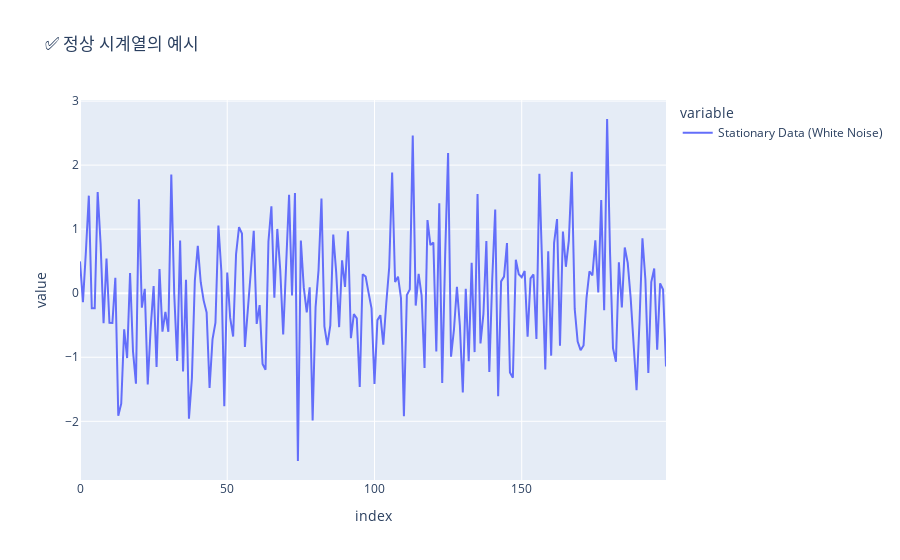

The notebook cell saved with this chart:
### Code cell
# 1. 정상 시계열 데이터 생성 (Standard Normal Distribution)
np.random.seed(42)
stationary_data = np.random.randn(200)
stationary_series = pd.Series(stationary_data, name="Stationary Data (White Noise)")

# 시각화
fig_stationary = px.line(stationary_series, title="✅ 정상 시계열의 예시")
fig_stationary.show()

### Figure 1 — Plotly figure (JSON) as saved in the notebook; plotly's stock layout.template omitted (floating-point values rounded to 4 significant figures; data arrays with more than 128 entries replaced by an {"elided": "..."} marker saying what was removed)
{"data": [{"hovertemplate": "variable=Stationary Data (White Noise)<br>index=%{x}<br>value=%{y}<extra></extra>", "legendgroup": "Stationary Data (White Noise)", "line": {"color": "#636efa", "dash": "solid"}, "marker": {"symbol": "circle"}, "mode": "lines", "name": "Stationary Data (White Noise)", "orientation": "v", "showlegend": true, "type": "scatter", "x": {"elided": "200 int values"}, "xaxis": "x", "y": {"elided": "200 float values"}, "yaxis": "y"}], "layout": {"legend": {"title": {"text": "variable"}, "tracegroupgap": 0}, "title": {"text": "✅ 정상 시계열의 예시"}, "xaxis": {"anchor": "y", "domain": [0, 1], "title": {"text": "index"}}, "yaxis": {"anchor": "x", "domain": [0, 1], "title": {"text": "value"}}}}
